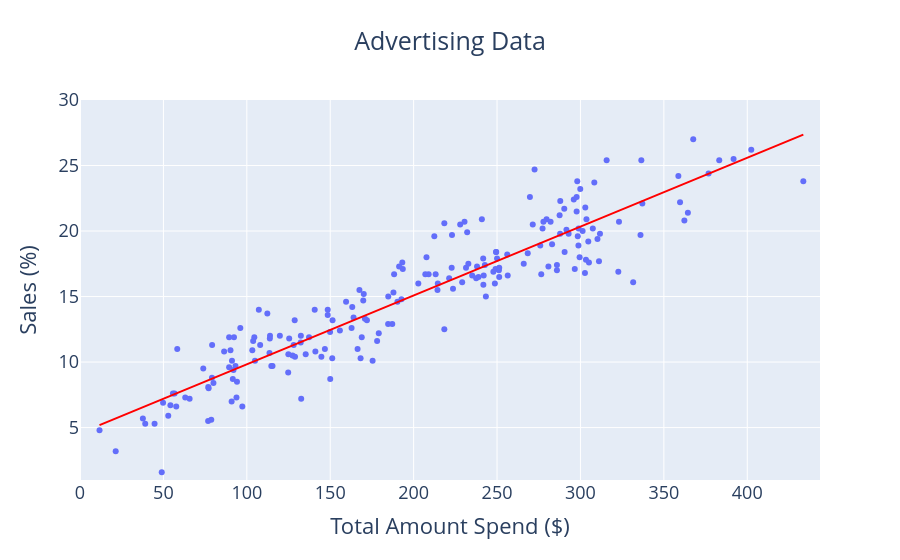

Source (notebook cell):
### Code cell
fig = px.scatter(df, x="total_spend", y="Sales",
                hover_data=["Sales"],
                trendline="ols",
                title="Advertising Data",
                labels={
                    "Sales": "Sales (%)",
                    "total_spend": "Total Amount Spend ($)"
                })


fig.update_layout(xaxis_range=[0, max(df.total_spend) + 10],
                  yaxis_range=[1, max(df.Sales) + 3],
                 title_x=0.5,
                 font=dict(size=18))
fig.data[1].update(line_color="red")
fig.show()

### Figure 1 — Plotly figure (JSON) as saved in the notebook; plotly's stock layout.template omitted (floating-point values rounded to 4 significant figures; data arrays with more than 128 entries replaced by an {"elided": "..."} marker saying what was removed)
{"data": [{"hovertemplate": "Total Amount Spend ($)=%{x}<br>Sales (%)=%{y}<extra></extra>", "legendgroup": "", "marker": {"color": "#636efa", "symbol": "circle"}, "mode": "markers", "name": "", "orientation": "v", "showlegend": false, "type": "scatter", "x": {"elided": "200 float values"}, "xaxis": "x", "y": {"elided": "200 float values"}, "yaxis": "y"}, {"hovertemplate": "<b>OLS trendline</b><br>Sales = 0.0525585 * total_spend + 4.57357<br>R<sup>2</sup>=0.855471<br><br>Total Amount Spend ($)=%{x}<br>Sales (%)=%{y} <b>(trend)</b><extra></extra>", "legendgroup": "", "line": {"color": "red"}, "marker": {"color": "#636efa", "symbol": "circle"}, "mode": "lines", "name": "", "showlegend": false, "type": "scatter", "x": {"elided": "200 float values"}, "xaxis": "x", "y": {"elided": "200 float values"}, "yaxis": "y"}], "layout": {"font": {"size": 18}, "legend": {"tracegroupgap": 0}, "title": {"text": "Advertising Data", "x": 0.5}, "xaxis": {"anchor": "y", "domain": [0, 1], "range": [0, 443.6], "title": {"text": "Total Amount Spend ($)"}}, "yaxis": {"anchor": "x", "domain": [0, 1], "range": [1, 30], "title": {"text": "Sales (%)"}}}}
